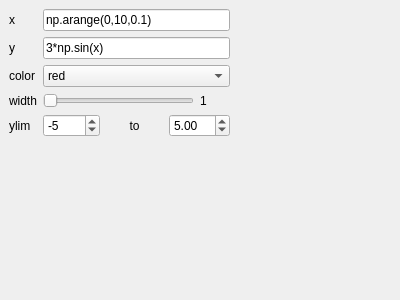
<?xml version="1.0" encoding="UTF-8"?>
<ui version="4.0">
 <class>Form</class>
 <widget class="QWidget" name="Form">
  <property name="geometry">
   <rect>
    <x>0</x>
    <y>0</y>
    <width>400</width>
    <height>300</height>
   </rect>
  </property>
  <property name="windowTitle">
   <string>Form</string>
  </property>
  <widget class="QWidget" name="formLayoutWidget">
   <property name="geometry">
    <rect>
     <x>9</x>
     <y>9</y>
     <width>221</width>
     <height>271</height>
    </rect>
   </property>
   <layout class="QFormLayout" name="formLayout">
    <item row="0" column="0">
     <widget class="QLabel" name="xLabel">
      <property name="text">
       <string>x</string>
      </property>
     </widget>
    </item>
    <item row="0" column="1">
     <widget class="QLineEdit" name="xLineEdit">
      <property name="text">
       <string>np.arange(0,10,0.1)</string>
      </property>
     </widget>
    </item>
    <item row="1" column="0">
     <widget class="QLabel" name="yLabel">
      <property name="text">
       <string>y</string>
      </property>
     </widget>
    </item>
    <item row="1" column="1">
     <widget class="QLineEdit" name="yLineEdit">
      <property name="text">
       <string>3*np.sin(x)</string>
      </property>
     </widget>
    </item>
    <item row="2" column="0">
     <widget class="QLabel" name="colorLabel">
      <property name="text">
       <string>color</string>
      </property>
     </widget>
    </item>
    <item row="2" column="1">
     <widget class="QComboBox" name="colorComboBox">
      <item>
       <property name="text">
        <string>red</string>
       </property>
      </item>
      <item>
       <property name="text">
        <string>green</string>
       </property>
      </item>
      <item>
       <property name="text">
        <string>red</string>
       </property>
      </item>
     </widget>
    </item>
    <item row="5" column="0">
     <widget class="QLabel" name="widthLabel">
      <property name="text">
       <string>width</string>
      </property>
     </widget>
    </item>
    <item row="5" column="1">
     <layout class="QHBoxLayout" name="horizontalLayout">
      <item>
       <widget class="QSlider" name="horizontalSlider">
        <property name="minimum">
         <number>1</number>
        </property>
        <property name="maximum">
         <number>10</number>
        </property>
        <property name="orientation">
         <enum>Qt::Horizontal</enum>
        </property>
       </widget>
      </item>
      <item>
       <widget class="QLabel" name="labelWidth">
        <property name="minimumSize">
         <size>
          <width>30</width>
          <height>0</height>
         </size>
        </property>
        <property name="text">
         <string>1</string>
        </property>
       </widget>
      </item>
     </layout>
    </item>
    <item row="7" column="0">
     <widget class="QLabel" name="ylimLabel">
      <property name="text">
       <string>ylim</string>
      </property>
     </widget>
    </item>
    <item row="7" column="1">
     <layout class="QHBoxLayout" name="horizontalLayout_2">
      <item>
       <widget class="QSpinBox" name="spinBox">
        <property name="minimum">
         <number>-10</number>
        </property>
        <property name="maximum">
         <number>10</number>
        </property>
        <property name="value">
         <number>-5</number>
        </property>
       </widget>
      </item>
      <item>
       <widget class="QLabel" name="label">
        <property name="text">
         <string>to</string>
        </property>
        <property name="alignment">
         <set>Qt::AlignCenter</set>
        </property>
       </widget>
      </item>
      <item>
       <widget class="QDoubleSpinBox" name="doubleSpinBox">
        <property name="minimum">
         <double>-10.000000000000000</double>
        </property>
        <property name="maximum">
         <double>10.000000000000000</double>
        </property>
        <property name="singleStep">
         <double>0.100000000000000</double>
        </property>
        <property name="value">
         <double>5.000000000000000</double>
        </property>
       </widget>
      </item>
     </layout>
    </item>
   </layout>
  </widget>
  <action name="actionUpdatePlot">
   <property name="text">
    <string>updatePlot</string>
   </property>
  </action>
 </widget>
 <resources/>
 <connections>
  <connection>
   <sender>horizontalSlider</sender>
   <signal>valueChanged(int)</signal>
   <receiver>labelWidth</receiver>
   <slot>setNum(int)</slot>
   <hints>
    <hint type="sourcelabel">
     <x>135</x>
     <y>106</y>
    </hint>
    <hint type="destinationlabel">
     <x>211</x>
     <y>100</y>
    </hint>
   </hints>
  </connection>
 </connections>
</ui>
